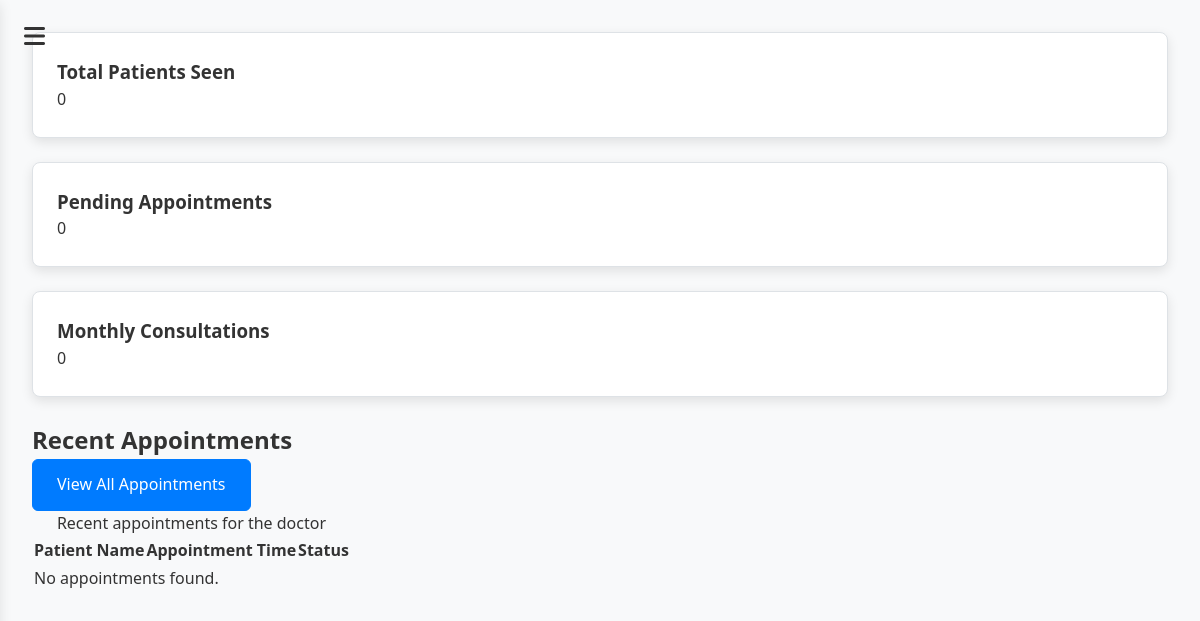
/doctor_report (signed in), run on an earlier commit of the app's database.
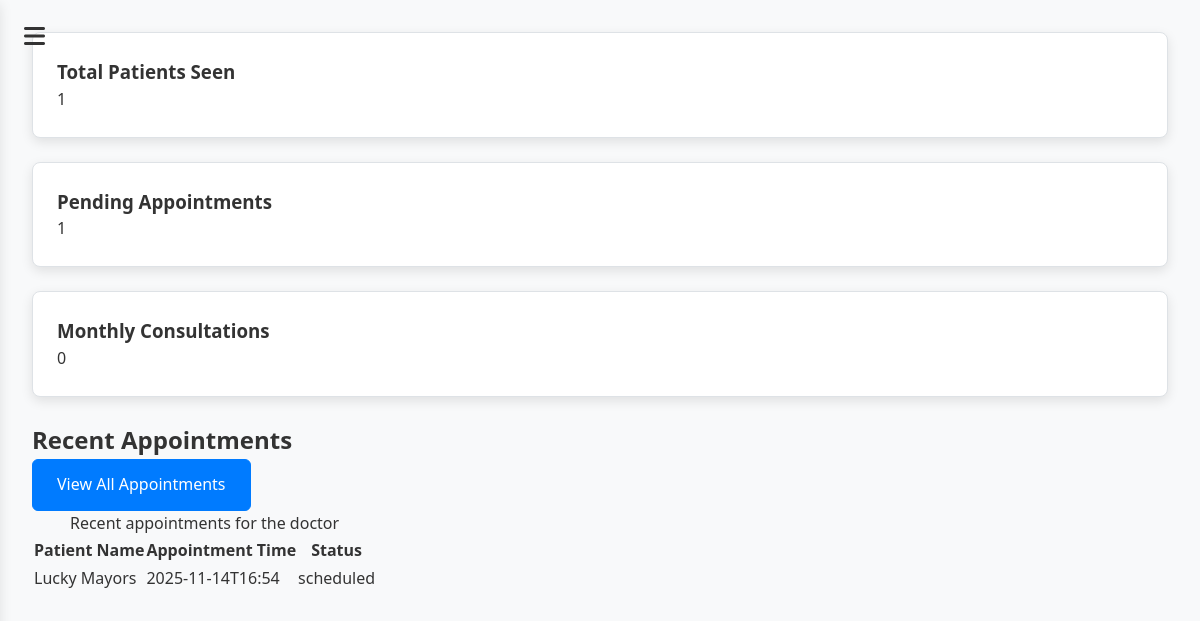
And on a later commit of the database.
### tables this page shows
CREATE TABLE appointments
                     (id INTEGER PRIMARY KEY AUTOINCREMENT,
                      patient_id INTEGER NOT NULL,
                      appointment_date TEXT NOT NULL,
                      status TEXT DEFAULT 'scheduled',
                      reason TEXT,
                      created_by_role TEXT DEFAULT 'receptionist',
                      helper_id INTEGER,  -- Ensure this is INTEGER to match employees.id
                      FOREIGN KEY (patient_id) REFERENCES patients(id),
                      FOREIGN KEY (helper_id) REFERENCES employees(id));

### script.py (the view)
@app.route('/doctor_report')
def doctor_report():
    if 'user_id' not in session or session.get('role') != 'doctor':
        flash('Access denied. Only doctors can view reports.', 'error')
        return redirect(url_for('login_page'))
    conn = get_db_connection()
    try:
        c = conn.cursor()
        c.execute("SELECT id FROM employees WHERE staff_number = ?", (session['user_id'],))
        employee = c.fetchone()
        if not employee:
            flash('Doctor not found.', 'error')
            return redirect(url_for('doctor_dashboard'))
        employee_id = employee['id']
        c.execute("""
            SELECT a.id, p.first_name, p.last_name, a.appointment_date, a.status, a.reason
            FROM appointments a
            JOIN patients p ON a.patient_id = p.id
            WHERE a.helper_id = ? AND a.appointment_date >= ?
            ORDER BY a.appointment_date
        """, (employee_id, date.today()))
        reports = [
            {
                'id': row['id'],
                'patient_name': f"{row['first_name']} {row['last_name']}",
                'appointment_date': row['appointment_date'],
                'status': row['status'],
                'reason': row['reason'] or 'Not specified'
            } for row in c.fetchall()
        ]
        user_details = get_user_details(conn, session['user_id'])
        return render_template('doctor/doctor_report.html', reports=reports, user_details=user_details)
    except sqlite3.Error as e:
        logger.error(f"Database error in doctor_report: {e}")
        flash('An error occurred while fetching reports.', 'error')
        return redirect(url_for('doctor_dashboard'))
    finally:
        conn.close()

### script.py (called while the page is built)
def get_db_connection():
    if 'db' in g:
        return g.db
    try:
        return current_app.get_db_connection()
    except RuntimeError:
        conn = sqlite3.connect('clinicinfo.db')
        conn.row_factory = sqlite3.Row
        return conn

def _proxy_get_db_connection():
    return get_db_connection()

### templates/doctor/doctor_report.html (shortened to what this page needs)
{% extends "base.html" %}
{% block content %}
<div class="container mx-auto px-4 py-8">
    <main class="main-content" role="main" aria-label="Doctor Report Main Content">
        <section class="dashboard-content">
            <div class="grid grid-cols-1 sm:grid-cols-3 gap-6 mb-8" aria-label="Doctor Statistics">
                <div class="card stat-card bg-white rounded-lg shadow-md p-6 text-center">
                    <h3 class="text-lg font-semibold mb-2">Total Patients Seen</h3>
                    <p class="text-3xl font-bold text-primary">{% if reports %}{{ reports | length }}{% else %}0{% endif %}</p>
                </div>
                <div class="card stat-card bg-white rounded-lg shadow-md p-6 text-center">
                    <h3 class="text-lg font-semibold mb-2">Pending Appointments</h3>
                    <p class="text-3xl font-bold text-primary">{% if reports %}{{ reports | selectattr('status', 'equalto', 'scheduled') | list | length }}{% else %}0{% endif %}</p>
                </div>
                <div class="card stat-card bg-white rounded-lg shadow-md p-6 text-center">
                    <h3 class="text-lg font-semibold mb-2">Monthly Consultations</h3>
                    <p class="text-3xl font-bold text-primary">0</p>
                </div>
            </div>
            <section aria-labelledby="appointment-preview-title" class="bg-white rounded-lg shadow-md p-6">
                <div class="flex justify-between items-center mb-4">
                    <h2 id="appointment-preview-title" class="text-xl font-semibold">Recent Appointments</h2>
                    <a href="{{ url_for('appointments') }}" class="btn btn-primary" aria-label="Go to full appointments page">View All Appointments</a>                </div>
                <table aria-describedby="appointment-preview-description" role="grid" class="w-full table-auto border-collapse">
                    <caption id="appointment-preview-description" class="text-left text-lg font-medium mb-2">Recent appointments for the doctor</caption>
                    <thead class="bg-gray-100">
                        <tr>
                            <th class="px-4 py-2 text-left">Patient Name</th>
                            <th class="px-4 py-2 text-left">Appointment Time</th>
                            <th class="px-4 py-2 text-left">Status</th>
                        </tr>
                    </thead>
                    <tbody>
                        {% for report in reports %}
                        <tr class="hover:bg-gray-50">
                            <td class="px-4 py-2">{{ report.patient_name }}</td>
                            <td class="px-4 py-2">{{ report.appointment_date | default('N/A', true) }}</td>
                            <td class="px-4 py-2">{{ report.status }}</td>
                        </tr>
                        {% else %}
                        <tr><td colspan="3" class="px-4 py-2 text-center">No appointments found.</td></tr>
                        {% endfor %}
                    </tbody>
                </table>
            </section>
        </section>
    </main>
</div>
{% endblock %}

### templates/base.html (shortened to what this page needs)
<!DOCTYPE html>
<html lang="en">
<head>
  <link rel="stylesheet" href="https://cdnjs.cloudflare.com/ajax/libs/font-awesome/6.4.0/css/all.min.css">
  <link rel="stylesheet" href="{{ url_for('static', filename='css/baseSidebar.css') }}?v=2">
  {% if session.role == 'receptionist' %}
    <link rel="stylesheet" href="{{ url_for('static', filename='css/reception.css') }}?v=2">
  {% elif session.role == 'doctor' %}
    <link rel="stylesheet" href="{{ url_for('static', filename='css/doctor.css') }}?v=1">
  {% elif session.role == 'nurse' %}
    <link rel="stylesheet" href="{{ url_for('static', filename='css/nurse.css') }}?v=1">
  {% elif session.role == 'admin' %}
    <link rel="stylesheet" href="{{ url_for('static', filename='css/admin.css') }}?v=1">
  {% endif %}
</head>
<body class="dashboard-page" data-role="{{ session.role }}">
  <i class="fas fa-bars menu-icon" id="menu-toggle-btn"></i>
  <main class="dashboard" id="main-content">
    {% block content %}{% endblock %}
  </main>
</body>
</html>

### static/css/baseSidebar.css (style rules this page uses)
* { margin: 0; padding: 0; box-sizing: border-box; }
html, body { height: 100%; font-family: 'Segoe UI', Tahoma, Geneva, Verdana, sans-serif; line-height: 1.6; color: var(--text-color, #333); background-color: var(--bg-color, #f8f9fa); }
:root { --bg-color: #f8f9fa; --sidebar-bg: #ffffff; --sidebar-border: #e9ecef; --text-color: #333; --text-muted: #6c757d; --link-color: #007bff; --link-hover: #0056b3; --card-bg: #ffffff; --border-color: #dee2e6; --shadow: 0 0.125rem 0.25rem rgba(0, 0, 0, 0.075); --transition: all 0.3s ease; --current-time: "02:35 PM SAST, October 22, 2025"; }
.dashboard-page { display: flex; min-height: 100vh; }
.dashboard { flex: 1; margin-left: 0; transition: var(--transition); padding: 2rem; background: var(--bg-color); }
.card { background: var(--card-bg); border: 1px solid var(--border-color); border-radius: 0.5rem; padding: 1.5rem; margin-bottom: 1.5rem; box-shadow: var(--shadow); }
.btn { display: inline-block; padding: 0.75rem 1.5rem; border: 1px solid transparent; border-radius: 0.375rem; text-decoration: none; font-weight: 500; cursor: pointer; transition: var(--transition); }
.btn-primary { background: var(--link-color); color: white; border-color: var(--link-color); }
#menu-toggle-btn { position: fixed; top: 1rem; left: 1rem; font-size: 1.5rem; color: var(--text); background: none; border: none; cursor: pointer; z-index: 1001; padding: 8px; border-radius: 4px; transition: color 0.3s; }

### static/css/doctor.css (style rules this page uses)
html[data-theme="light"] { --bg: #f8f9fa; --bg-alt: #ffffff; --text: #333333; --text-muted: #6c757d; --border: #dee2e6; --primary: #007bff; --success: #28a745; --danger: #dc3545; --card-bg: #ffffff; --sidebar-bg: #f8f9fa; --table-hover: #f1f3f5; --input-bg: #ffffff; --input-border: #ced4da; --shadow: 0 4px 12px rgba(0,0,0,0.1); }
body, .container, .card, .modal-content, .table, input, select, textarea { background-color: var(--bg) !important; color: var(--text) !important; border-color: var(--border) !important; }
.card, .modal-content { background-color: var(--card-bg) !important; box-shadow: var(--shadow); }

### templates/base.html (style rules this page uses)
:root { --current-time: "02:35 PM SAST, October 22, 2025"; }

What changed in the data, as far as the page shows it:
added appointments: patient_name "Lucky Mayors", appointment_date "2025-11-14T16:54", status "scheduled"
Also different on the page:
{{ reports | length }}: (not shown) → "1"
{{ reports | selectattr('status', 'equalto', 'scheduled') | list | length }}: (not shown) → "1"
text no longer shown: "0 0 No appointments found."
